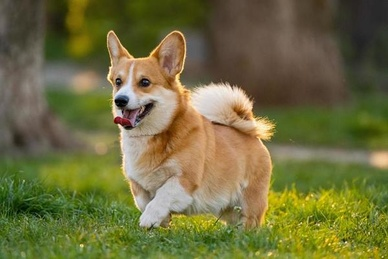
#> input picture src/img/dog.jpg, 388 x 259 px, shrunk from 600 x 400 before the run
$ jupyter execute equalizationAndSegmentation.ipynb
#> lines starting #> are read from the running program, lines starting #| are printed output that depends on the picture
# equalizationAndSegmentation - computer vision
- Sara Echeverría 21371
- Melissa Pérez 21385
- Ricardo Mendez 21289

repository link: https://github.com/bl33h/equalizationAndSegmentation

## Task 1
Function to perform histogram equalization on an 8-bit grayscale image.

[cell 1]
import cv2
import numpy as np
from skimage import exposure
import matplotlib.pyplot as plt

[cell 2]
def histogramEqualization(image):
    # compute histogram
    hist, bins = np.histogram(image.flatten(), 256, [0, 256])

    # compute cumulative distribution function (cdf)
    cdf = hist.cumsum()
    cdfNormalized = cdf * hist.max() / cdf.max()  # normalize for visualization

    # normalize cdf to scale between 0 and 255
    cdfMin = cdf.min()
    cdfMapped = (cdf - cdfMin) * 255 / (cdf.max() - cdfMin)
    cdfMapped = np.ma.filled(cdfMapped, 0).astype(np.uint8)  # handle zeros

    # map the pixels of the original image using the equalized cdf
    equalizedImg = cdfMapped[image]

    return equalizedImg, cdfNormalized

[cell 3]
def compareHistogramEqualization(imagePath):
    """
    1. manual implementation
    2. opencv built-in function
    3. skimage built-in function
    """
    # read the image in grayscale mode
    img = cv2.imread(imagePath, cv2.IMREAD_GRAYSCALE)

    if img is None:
        raise ValueError("error! image not found or not in grayscale format")

    # apply manual histogram equalization (pass the image instead of a path)
    manualEqualized, manualCdf = histogramEqualization(img)

    # apply opencv histogram equalization
    opencvEqualized = cv2.equalizeHist(img)

    # apply skimage histogram equalization
    skimageEqualized = exposure.equalize_hist(img)  # output is normalized between [0,1], so scale it
    skimageEqualized = (skimageEqualized * 255).astype(np.uint8)

    # compute histograms
    histOriginal, bins = np.histogram(img.flatten(), 256, [0, 256])
    histManual, _ = np.histogram(manualEqualized.flatten(), 256, [0, 256])
    histOpenCV, _ = np.histogram(opencvEqualized.flatten(), 256, [0, 256])
    histSkimage, _ = np.histogram(skimageEqualized.flatten(), 256, [0, 256])

    # plot images
    plt.figure(figsize=(12, 8))

    plt.subplot(2, 4, 1)
    plt.title("original image")
    plt.imshow(img, cmap='gray')
    plt.axis('off')

    plt.subplot(2, 4, 2)
    plt.title("manual equalized")
    plt.imshow(manualEqualized, cmap='gray')
    plt.axis('off')

    plt.subplot(2, 4, 3)
    plt.title("opencv equalized")
    plt.imshow(opencvEqualized, cmap='gray')
    plt.axis('off')

    plt.subplot(2, 4, 4)
    plt.title("skimage equalized")
    plt.imshow(skimageEqualized, cmap='gray')
    plt.axis('off')

    # plot histograms
    plt.subplot(2, 4, 5)
    plt.title("original histogram")
    plt.plot(histOriginal, color='black')

    plt.subplot(2, 4, 6)
    plt.title("manual histogram")
    plt.plot(histManual, color='blue')

    plt.subplot(2, 4, 7)
    plt.title("opencv histogram")
    plt.plot(histOpenCV, color='red')

    plt.subplot(2, 4, 8)
    plt.title("skimage histogram")
    plt.plot(histSkimage, color='green')

    plt.tight_layout()
    plt.show()

[cell 4]
compareHistogramEqualization("img/dog.jpg")
#> in compareHistogramEqualization, `img = cv2.imread(imagePath, cv2.IMREAD_GRAYSCALE)`:
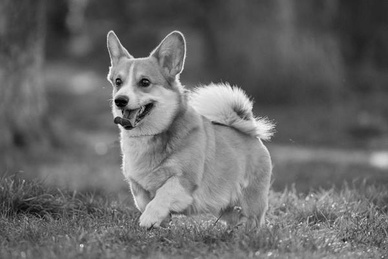
#> img: shape (259, 388); min 0, max 248, mean 104.6
#> in histogramEqualization, `hist, bins = np.histogram(image.flatten(), 256, [0, 256])`: hist = 256 values, max 1405 at index 84, min 0 at index 246, mean 392.5; bins = 257 values from 0 to 256
#> in histogramEqualization, `cdf = hist.cumsum()`: cdf = 256 values from 8 to 100492
#> in histogramEqualization, `cdfNormalized = cdf * hist.max() / cdf.max()`: cdfNormalized = 256 values from 0.112 to 1405
#> in histogramEqualization, `cdfMin = cdf.min()`: cdfMin = 8
#> in histogramEqualization, `cdfMapped = (cdf - cdfMin) * 255 / (cdf.max() - cdfMin)`: cdfMapped = 256 values from 0 to 255
#> in histogramEqualization, `equalizedImg = cdfMapped[image]`:
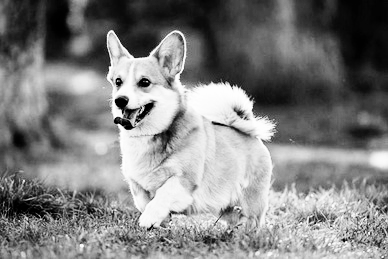
#> equalizedImg: shape (259, 388); min 0, max 255, mean 127.9
#> in compareHistogramEqualization, `manualEqualized, manualCdf = histogramEqualization(img)`: manualCdf = 256 values from 0.112 to 1405
#> in compareHistogramEqualization, `histOriginal, bins = np.histogram(img.flatten(), 256, [0, 256])`: histOriginal has the same summary as hist in histogramEqualization; bins = 257 values from 0 to 256
#> in compareHistogramEqualization, `histManual, _ = np.histogram(manualEqualized.flatten(), 256, [0, 256])`: histManual = 256 values, max 1405 at index 89, min 0 at index 16, mean 392.5
#> in compareHistogramEqualization, `histOpenCV, _ = np.histogram(opencvEqualized.flatten(), 256, [0, 256])`: histOpenCV = 256 values, max 1405 at index 90, min 0 at index 5, mean 392.5
#> in compareHistogramEqualization, `histSkimage, _ = np.histogram(skimageEqualized.flatten(), 256, [0, 256])`: histSkimage has the same summary as histManual

[cell 5]
compareHistogramEqualization("img/pancakes.jpg")
#> call 2 of compareHistogramEqualization, with imagePath = 'img/pancakes.jpg'
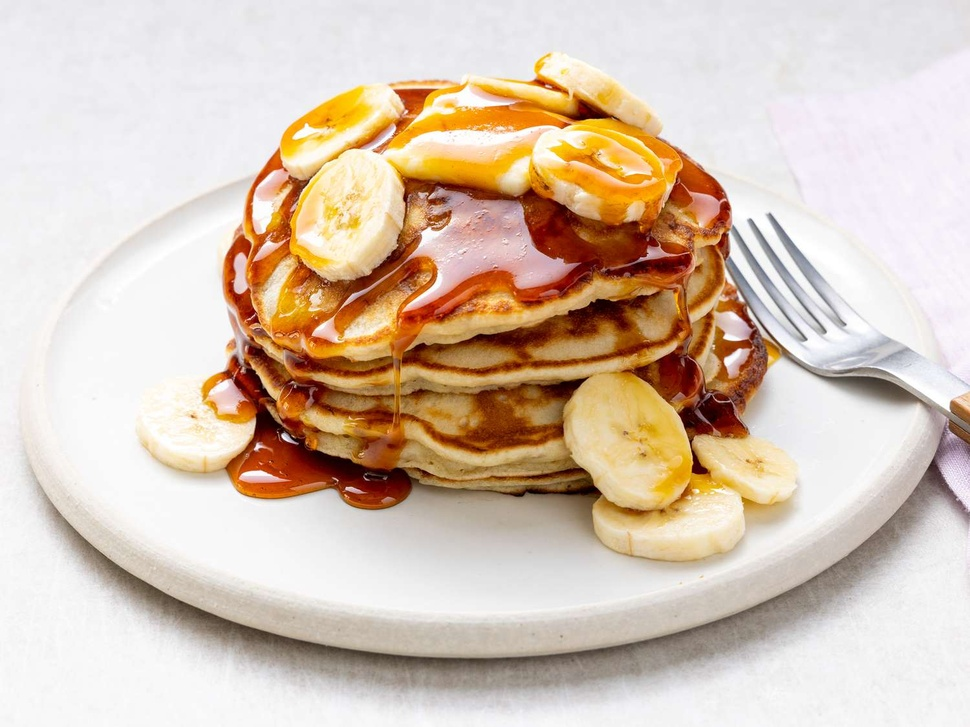
#> input picture src/img/pancakes.jpg, 970 x 727 px, shrunk from 1500 x 1125 before the run
#> in compareHistogramEqualization (call 2), `img = cv2.imread(imagePath, cv2.IMREAD_GRAYSCALE)`:
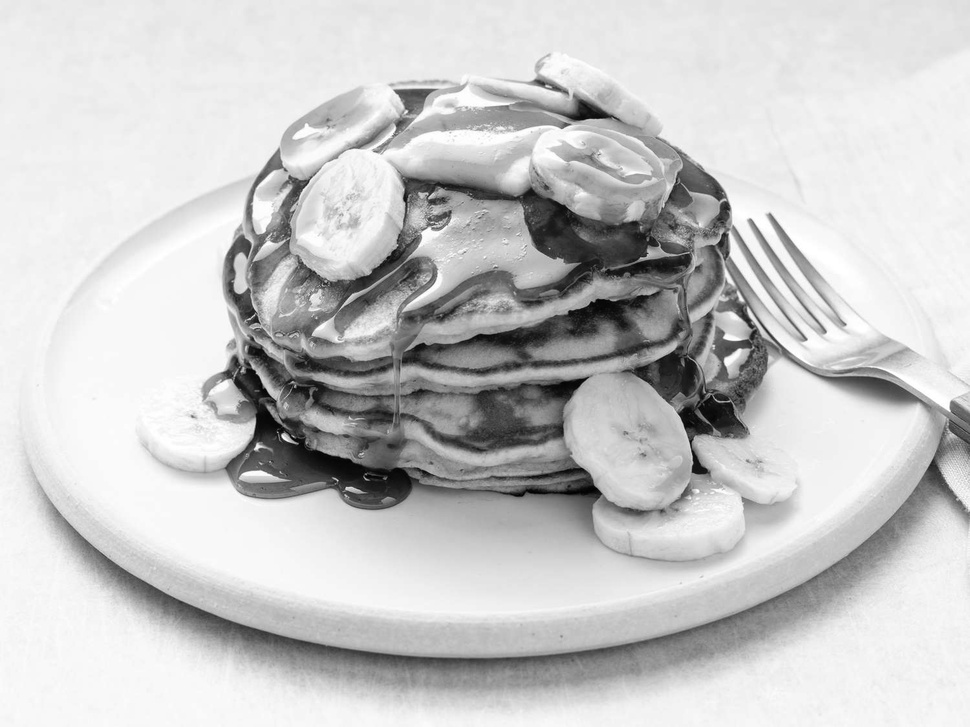
#> img: shape (727, 970); min 0, max 255, mean 200.2
#> in histogramEqualization (call 2), `hist, bins = np.histogram(image.flatten(), 256, [0, 256])`: hist = 256 values, max 31192 at index 248, min 1 at index 0, mean 2754.6
#> in histogramEqualization (call 2), `cdf = hist.cumsum()`: cdf = 256 values from 1 to 705190
#> in histogramEqualization (call 2), `cdfNormalized = cdf * hist.max() / cdf.max()`: cdfNormalized = 256 values from 0.0442 to 31192
#> in histogramEqualization (call 2), `cdfMin = cdf.min()`: cdfMin = 1
#> in histogramEqualization (call 2), `equalizedImg = cdfMapped[image]`:
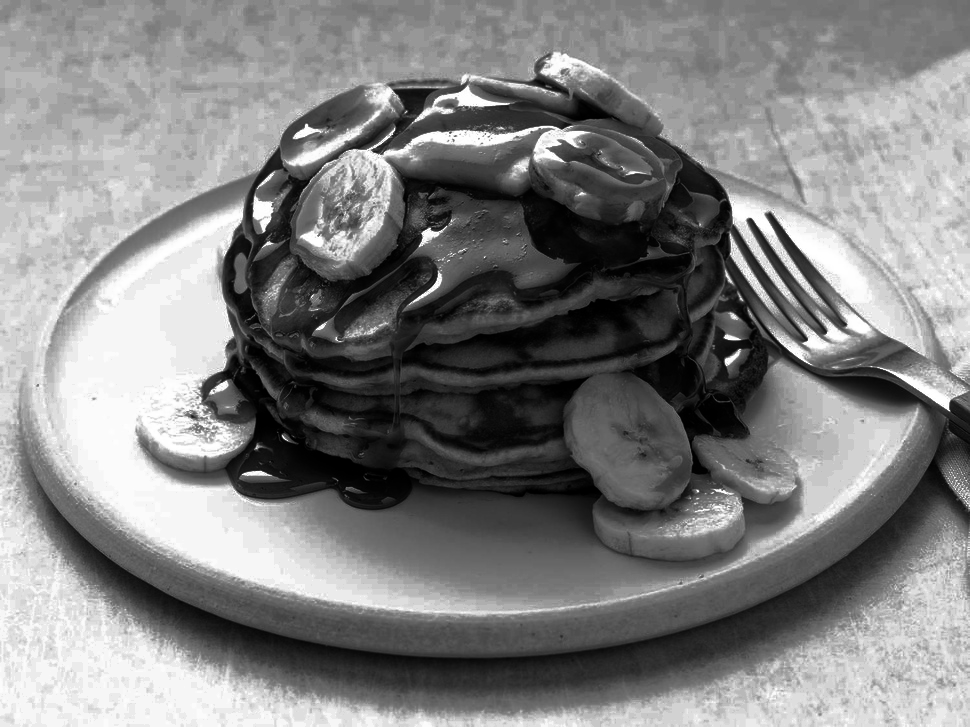
#> equalizedImg: shape (727, 970); min 0, max 255, mean 129
#> in compareHistogramEqualization (call 2), `manualEqualized, manualCdf = histogramEqualization(img)`: manualCdf = 256 values from 0.0442 to 31192
#> in compareHistogramEqualization (call 2), `histOriginal, bins = np.histogram(img.flatten(), 256, [0, 256])`: histOriginal has the same summary as hist in histogramEqualization
#> in compareHistogramEqualization (call 2), `histManual, _ = np.histogram(manualEqualized.flatten(), 256, [0, 256])`: histManual = 256 values, max 31192 at index 246, min 0 at index 75, mean 2754.6
#> in compareHistogramEqualization (call 2), `histOpenCV, _ = np.histogram(opencvEqualized.flatten(), 256, [0, 256])`: histOpenCV = 256 values, max 31192 at index 247, min 0 at index 78, mean 2754.6
#> in compareHistogramEqualization (call 2), `histSkimage, _ = np.histogram(skimageEqualized.flatten(), 256, [0, 256])`: histSkimage has the same summary as histManual
#> in compareHistogramEqualization (call 2), `plt.show()`:
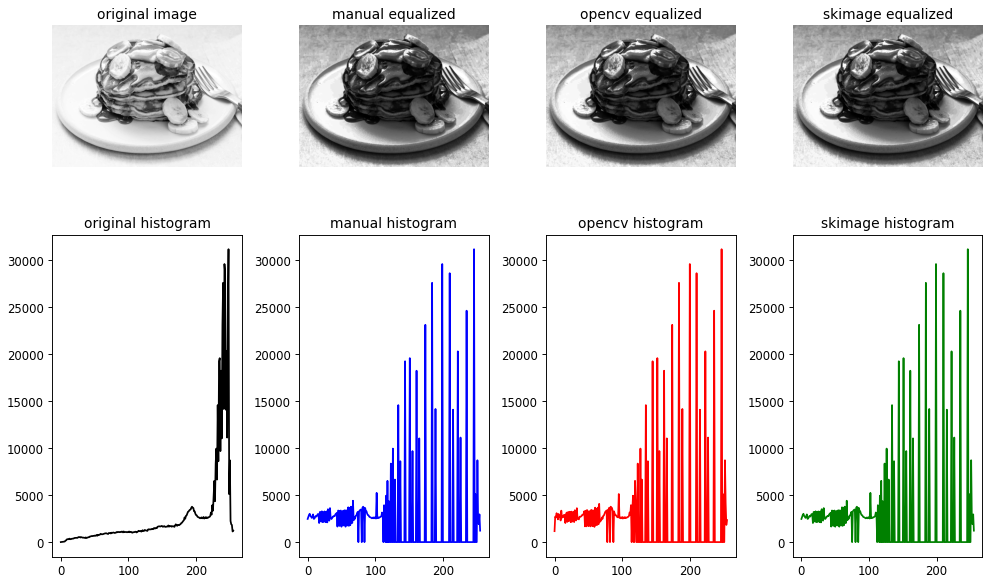
#> figure drawn by matplotlib, 8 panels; panel 5: curve peaks at x = 248, y = 31192; panel 6: curve peaks at x = 246, y = 31192; panel 7: curve peaks at x = 247, y = 31192; panel 8: curve peaks at x = 246, y = 31192

[cell 6]
compareHistogramEqualization("img/landscape.jpg")
#> call 3 of compareHistogramEqualization, with imagePath = 'img/landscape.jpg'
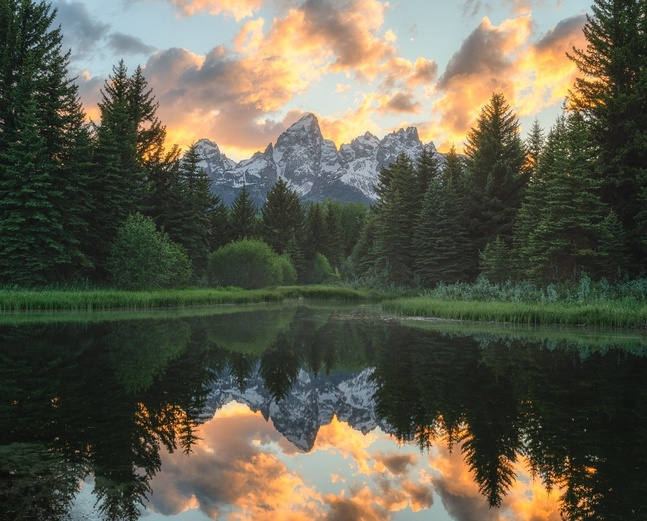
#> input picture src/img/landscape.jpg, 647 x 521 px, shrunk from 1000 x 806 before the run
#> in compareHistogramEqualization (call 3), `img = cv2.imread(imagePath, cv2.IMREAD_GRAYSCALE)`:
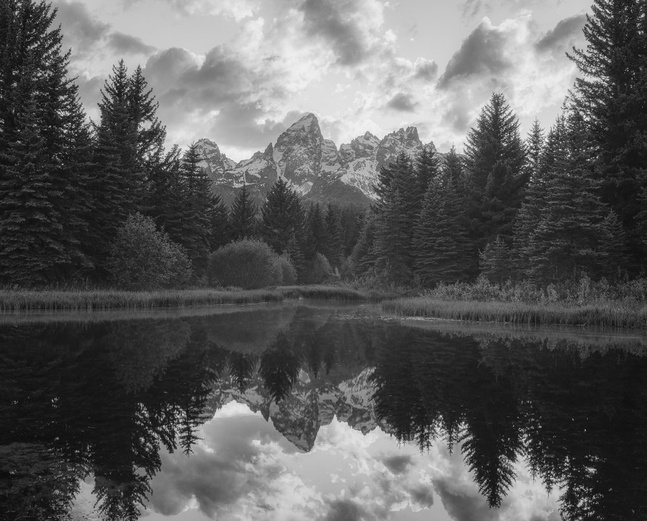
#> img: shape (521, 647); min 8, max 252, mean 92.6
#> in histogramEqualization (call 3), `hist, bins = np.histogram(image.flatten(), 256, [0, 256])`: hist = 256 values, max 5682 at index 25, min 0 at index 0, mean 1316.7
#> in histogramEqualization (call 3), `cdf = hist.cumsum()`: cdf = 256 values from 0 to 337087
#> in histogramEqualization (call 3), `cdfNormalized = cdf * hist.max() / cdf.max()`: cdfNormalized = 256 values from 0 to 5682
#> in histogramEqualization (call 3), `cdfMin = cdf.min()`: cdfMin = 0
#> in histogramEqualization (call 3), `equalizedImg = cdfMapped[image]`:
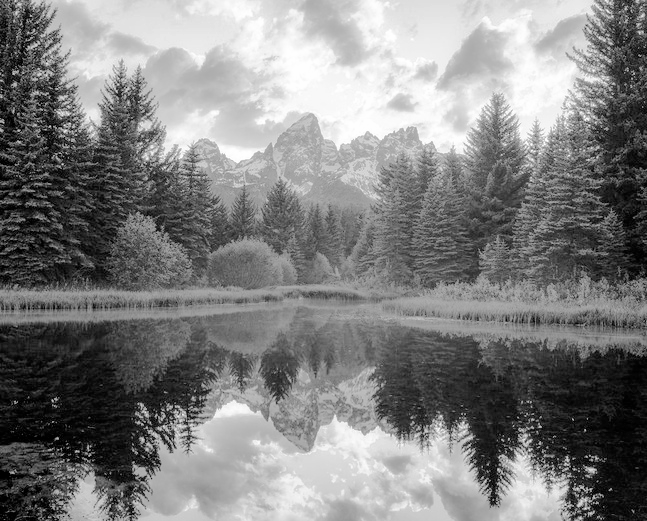
#> equalizedImg: shape (521, 647); min 0, max 255, mean 127.9
#> in compareHistogramEqualization (call 3), `manualEqualized, manualCdf = histogramEqualization(img)`: manualCdf = 256 values from 0 to 5682
#> in compareHistogramEqualization (call 3), `histOriginal, bins = np.histogram(img.flatten(), 256, [0, 256])`: histOriginal has the same summary as hist in histogramEqualization
#> in compareHistogramEqualization (call 3), `histManual, _ = np.histogram(manualEqualized.flatten(), 256, [0, 256])`: histManual = 256 values, max 5682 at index 23, min 0 at index 2, mean 1316.7
#> in compareHistogramEqualization (call 3), `histOpenCV, _ = np.histogram(opencvEqualized.flatten(), 256, [0, 256])`: histOpenCV = 256 values, max 5682 at index 24, min 0 at index 4, mean 1316.7
#> in compareHistogramEqualization (call 3), `histSkimage, _ = np.histogram(skimageEqualized.flatten(), 256, [0, 256])`: histSkimage has the same summary as histManual
#> in compareHistogramEqualization (call 3), `plt.show()`:
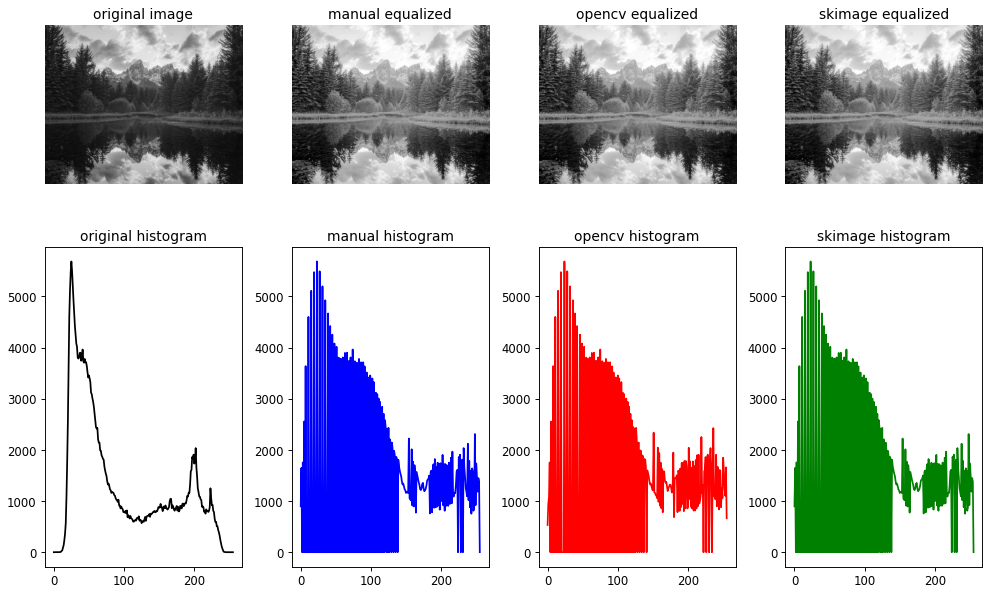
#> figure drawn by matplotlib, 8 panels; panel 5: curve peaks at x = 25, y = 5682; panel 6: curve peaks at x = 23, y = 5682; panel 7: curve peaks at x = 24, y = 5682; panel 8: curve peaks at x = 23, y = 5682
